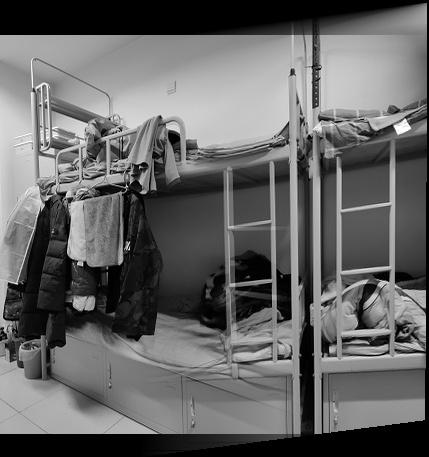
#> input picture 作业二/0102.jpg, 429 x 457 px
$ python key_dete.py
#> lines starting #> are read from the running program, lines starting #| are printed output that depends on the picture
#> further down, img1 is the input picture: shape (457, 429); min 0, max 255, mean 101.3
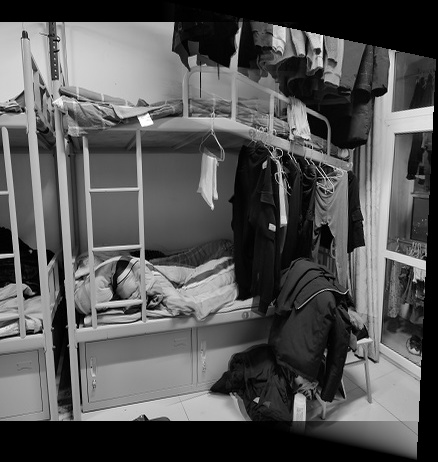
#> input picture 作业二/0304.jpg, 438 x 462 px
#> further down, img2 is the input picture: shape (462, 438); min 0, max 255, mean 85.6
### 作业二/Filtering.py
import numpy as np

import math

# axis 0,1,2,3垂直，水平，主队角，副对角
class Filter_sp():
    def __init__(self,img,size=(3,3),str=1,padding='same',w=1,axis=0) -> None:
#> called with size = (5, 5), str = 1, padding = 'same', w = 1.03, axis = 0
        self.img=img
        # self.H=img.shape[0]
        # self.W=img.shape[1]
        self.kernal_shape=size
        self.padding=padding
        self.str=str
        self.high_w=w
        self.axis=axis
        if self.padding=='same':
            self.tr_shape=np.array(self.img.shape)
#> self.tr_shape = [457, 429]
        else:
            trx=(self.img.shape[0]-self.kernal_shape[0])//str+1
            trY=(self.img.shape[1]-self.kernal_shape[1])//str+1
            self.tr_shape=np.array([trx,trY])
        self.filte_img=np.zeros((self.tr_shape))
    def padimg (self):
        H,W=self.img.shape[0:2]
#> H = 457; W = 429
        tmp_x=self.str*H-H+self.kernal_shape[0]-self.str
#> tmp_x = 4
        tmp_y=self.str*W-W+self.kernal_shape[1]-self.str
#> tmp_y = 4
        pad_x,pad_y=[tmp_x//2]*2,[tmp_y//2]*2
#> pad_x = [2, 2]; pad_y = [2, 2]
        if tmp_x % 2 != 0:
            pad_x[-1]+=1
        if tmp_y % 2 != 0:
            pad_y[-1]+=1
        # print(self.img.shape)
        self.img=np.pad(self.img,(pad_x,pad_y))
        # print(self.img.shape)
        # cv.imshow('nw',self.img)
    def img2mat(self):
        img2=np.zeros((self.kernal_shape[0]*self.kernal_shape[1],self.tr_shape[0]*self.tr_shape[1]))
        # print('img2',img2.shape)
        count=0
        for x in range(0,self.tr_shape[0]):
            for y in range(0,self.tr_shape[1]):
                cur_img=self.img[x*self.str:x*self.str+self.kernal_shape[0],y*self.str:y*self.str+self.kernal_shape[1]].reshape(-1)
                img2[:,count]=cur_img
                count+=1
#> after the loop, count = 196053
        return img2
    # [26 lines left out: functions max_filter, min_filter, mid_filter, not called in this run]
    def aver_filter (self):
        if self.padding=='same':
            self.padimg()
        img2=self.img2mat()
        filter=np.ones(self.kernal_shape)/(self.kernal_shape[0]*self.kernal_shape[1])
        # print(filter)
        filter=filter.reshape(1,self.kernal_shape[0]*self.kernal_shape[1])
        self.filte_img=np.matmul(filter,img2).reshape(self.tr_shape)
        return self.filte_img
    def high_pass(self):
        if self.kernal_shape[0]==3:
            h=np.array([
                [-1,-1,-1],
                [-1,8,-1],
                [-1,-1,-1]
            ])

            h=h.astype(np.float64)
            h[1][1]=9*self.high_w-1
            return h/9
        h=np.array([
                [1,1,1],
                [1,8,1],
                [1,1,1]
        ])
        h=h.astype(np.float64)
        h[1][1]=9*self.high_w-1
        s=(self.kernal_shape[0]-1)//2
        for i in range(2,s+1):
            if i==s:
                h=np.pad(h,((1,1),(1,1)),constant_values = (-1,-1))
            else:
                # print('f')
                h=np.pad(h,((1,1),(1,1)),constant_values = (1/i,1/i))
        return h/(h.shape[0]*h.shape[1])
    def high_filter(self):
        if self.padding=='same':
            self.padimg()
        img2=self.img2mat()
        filter=self.high_pass()
        filter=filter.reshape(1,-1)
        # filter=filter*-1
        self.filte_img=np.matmul(filter,img2).reshape(self.tr_shape)
        self.filte_img=(self.filte_img+abs(self.filte_img))/2
        # print(self.filte_img)
        # print(self.filte_img.dtype)
        return self.filte_img
    # [92 lines left out: functions prewitt, sobel, laplace, garxy, garx2, gary2, not called in this run]
    def garx1(self):
        filter=np.array([[-1,0,1]]).T
        # print('filter',filter.shape)
        if self.padding=='same':
            self.padimg()
        img2=self.img2mat()
        filter=filter.reshape(1,-1)
        # filter=filter*-1
        self.filte_img=np.matmul(filter,img2).reshape(self.tr_shape)
        self.filte_img=abs(self.filte_img)
        # print(self.filte_img)
        # print(self.filte_img.dtype)
        return self.filte_img
    def gary1(self):
        filter=np.array([[-1,0,1]])
        # print('filter',filter.shape)
        if self.padding=='same':
            self.padimg()
        img2=self.img2mat()
        filter=filter.reshape(1,-1)
        # filter=filter*-1
        self.filte_img=np.matmul(filter,img2).reshape(self.tr_shape)
        self.filte_img=abs(self.filte_img)
        # print(self.filte_img)
        # print(self.filte_img.dtype)
        return self.filte_img
    # [22 lines left out: functions gausskernal, gauss_filter, not called in this run]
class Filter_w():
    # [46 lines left out: functions __init__, my_fft, my_ifft, ideal_low_filter, ideal_high_filter, Butterworth_low_filter and 1 more, not called in this run]


### 作业二/haaris.py
import cv2 as cv
from numpy.core.fromnumeric import size
from Filtering import Filter_sp
import matplotlib.pyplot as plt
import numpy as np
from skimage.feature import corner_peaks
def harris (img,wsize=(5,5),window_type=0,threshold=0.01,k=0.04):
    img_nwe=np.copy(img)
    # w=1.03  1效果还可以
    filter1=Filter_sp(img_nwe,size=(5,5),w=1.03)

    # img_nwe=filter1.gauss_filter(sigma=0.08)
    img_nwe=filter1.high_filter()
    filter2=Filter_sp(img_nwe,(3,1))
    filter3=Filter_sp(img_nwe,(1,3))
    Ix=filter2.garx1()
    Iy=filter3.gary1()
    # print(Ix)

    Ix2=Ix*Ix
    # print(Ix2)
    Iy2=Iy*Iy
    Ixy=Ix*Iy
    # M=np.array([[Ix2,Ixy],[Ixy,Iy2]])
    if window_type==0:
        Ix2=Filter_sp(Ix2,size=wsize).aver_filter()*25
        Iy2=Filter_sp(Iy2,size=wsize).aver_filter()*25
        Ixy=Filter_sp(Ixy,size=wsize).aver_filter()*25
    else:
        Ix2=Filter_sp(Ix2,size=wsize).gauss_filter(0.8)
        Iy2=Filter_sp(Iy2,size=wsize).gauss_filter(0.8)
        Ixy=Filter_sp(Ixy,size=wsize).gauss_filter(0.8)
    harris_des=np.zeros(img.shape)
    # print(Ix2)

    for i in range(20,img.shape[0]-20):
        for j in range(20,img.shape[1]-20):
            m=np.array([[Ix2[i][j],Ixy[i][j]],[Ixy[i][j],Iy2[i][j]]])
            tmp=np.linalg.det(m)-k*(np.trace(m))**2
            harris_des[i][j]=tmp
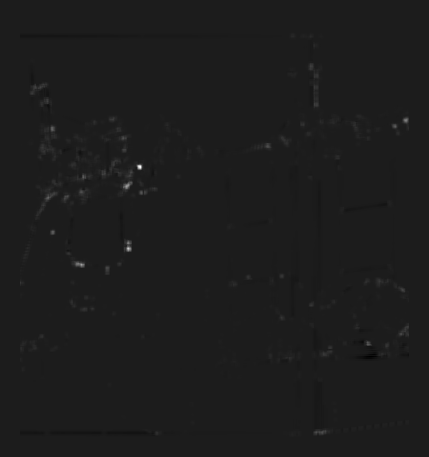
#> harris_des: shape (457, 429) float64; min -62306579.6, max 498016244, mean 881528; drawn with min black and max white
    ha=corner_peaks(harris_des,threshold_rel=threshold)
#> ha = 555 pairs, first value 36 to 434, second value 20 to 408
    return ha

### 作业二/hog.py
from skimage.util import view_as_blocks
import numpy as np
from Filtering import Filter_sp as filter
def hog_des (img,cell=(8,8)):
    if img.shape[0]%cell[0]!=0 or img.shape[1]%cell[1]!=0:
        print('尺寸不匹配！')
        return '0'
    n_bins=9
    degree_=20
    gx=filter(img,(3,1)).garx1()
    gy=filter(img,(1,3)).gary1()
    gralen=np.sqrt(gx**2+gy**2)
    gradegree=(np.arctan2(gy,gx)*180/np.pi)%180
    gralen_cell=view_as_blocks(gralen,block_shape=cell)
    gradegree_cell=view_as_blocks(gradegree,block_shape=cell)
    H_after_cell=gradegree_cell.shape[0]
    W_after_cell=gradegree_cell.shape[1]
    # [5 lines of commented-out code are left out]
    bin_set=np.zeros((H_after_cell,W_after_cell,n_bins))
    for i in range(0,H_after_cell):
        for j in range(0,W_after_cell):
            tmp_glen_cell=gralen_cell[i,j,:,:]
            tmp_gdeg_cell=gradegree_cell[i,j,:,:]
            for i_ in range(0,cell[0]):
                for j_ in range(0,cell[1]):
                    sele_bin1=int((tmp_gdeg_cell[i_][j_]//degree_)%n_bins)
                    sele_bin2=int((tmp_gdeg_cell[i_][j_]//degree_+1)%n_bins)
                    dis=tmp_gdeg_cell[i_][j_]%degree_
                    # print(sele_bin1)
                    # print(sele_bin2)
                    # print(dis)
                    bin_set[i,j,sele_bin1]+=(1-dis/degree_)*tmp_glen_cell[i_][j_]
                    bin_set[i][j][sele_bin2]+=(dis/degree_)*tmp_glen_cell[i_][j_]

    hog_list=[]
    for i in range(0,H_after_cell-1):
        for j in range(0,W_after_cell-1):
            hogstd=bin_set[i:i+2,j:j+2]
            hogstd=hogstd/np.sqrt(np.sum(hogstd**2))
            hog_list.append(hogstd)
            # [5 lines of commented-out code are left out]

    return np.array(hog_list).flatten()

### 作业二/key_dete.py
from scipy.spatial.distance import cdist
import matplotlib.pyplot as plt
from scipy.ndimage import affine_transform
import haaris
import hog
import numpy as np
import cv2 as cv
import time
def key_des(img,key,desc_func,patch_size=16):
    keypoint_desc = []
    for i,point in enumerate(key):
        x,y = point
        patch = img[x-patch_size//2:x+int(np.ceil(patch_size/2)),y-patch_size//2:y+int(np.ceil(patch_size/2))]
        # print(patch.shape)
        description = desc_func(patch)
        # if description=='0':
        #     print(x,y)
        #     print(patch.shape)
        keypoint_desc.append(description)
    return np.array(keypoint_desc)

def description_matches(desc1,desc2,threshold=0.5):
    distance_array = cdist(desc1,desc2)
    matches = []
    i=0
    for each_distance_list in distance_array:
        arg_list = np.argsort(each_distance_list)
        index1 = arg_list[0]
        index2 = arg_list[1]
        if each_distance_list[index1] / each_distance_list[index2] <= threshold:
            matches.append([i,index1])
        i+=1
    return np.array(matches)
def plot_matches(ax,image1,image2,keypoint1,keypoint2,matches):
    H1,W1 = image1.shape
    H2,W2 = image2.shape
    if H1>H2:
        new_image2 = np.zeros((H1,W2))
        new_image2[:H2,:] = image2
        image2 = new_image2
    if H1<H2:
        new_image1 = np.zeros((H2,W1))
        new_image1[:H1,:]=image1
        image1 = new_image1
    image = np.concatenate((image1,image2),axis=1)
    ax.scatter(keypoint1[:,1],keypoint1[:,0],facecolors='none',edgecolors='k')
    ax.scatter(keypoint2[:,1]+image1.shape[1],keypoint2[:,0],facecolors='none',edgecolors='k')
    ax.imshow(image,interpolation='nearest',cmap='gray')
    for one_match in matches:
        index1 = one_match[0]
        index2 = one_match[1]
        color = np.random.rand(3)
        ax.plot((keypoint1[index1,1],keypoint2[index2,1] + image1.shape[1]),
                (keypoint1[index1,0],keypoint2[index2,0]),'-',color=color)
def ransac(keypoint1,keypoint2,matches,n_iters=200,threshold=20):
    N=matches.shape[0]
    # 横向合并，类似于ax+b=0变换为ax=0给系数矩阵加一列1变为增广矩阵
    match_keypoints1 = np.hstack((keypoint1[matches[:,0]],np.ones((N,1))))
    match_keypoints2 = np.hstack((keypoint2[matches[:,1]],np.ones((N,1))))
    n_samples=int(N*0.2)
    n_max = 0
    H=np.zeros((3,3))
    robust_matches=matches
    for i in range(n_iters):
        # 生成0-100的20个下标，不重复
        random_index = np.random.choice(N,n_samples,replace=False)
        p1_choice = match_keypoints1[random_index]
        p2_choice = match_keypoints2[random_index]
        # [4 lines of commented-out code are left out]
        '''
          [[a,b,c],[d,e,f],[0,0,1]].T
        '''
        H_choice = np.linalg.pinv(p2_choice) @ p1_choice
        # print(H_choice)
        H_choice[:,2] = np.array([0,0,1])
        # print(H_choice)
        # print('shape:')
        # print('H_choice:',H_choice.shape)
        p1_test = match_keypoints2 @ H_choice
        diff = np.sum((match_keypoints1[:,:2]-p1_test[:,:2])**2,axis=1)
        # print('diff:')
        # print(diff.shape)
        index=np.where(diff<=threshold)[0]
        # print('where:')
        # print(np.where(diff<=threshold))
        n_index = index.shape[0]
        if n_index>n_max:
            H=H_choice
            robust_matches=matches[index]
            n_max=n_index
    return H,robust_matches
# 大体上根据参考矩阵和放射变换，将其他图像转换到参考图像
def get_output_space(image_ref,images,transforms):
    H_ref , W_ref = image_ref.shape
    corner_ref = np.array([[0,0,1],[H_ref,0,1],[0,W_ref,1],[H_ref,W_ref,1]])

    # print('shape')
    # print(corner_ref)
    all_corners=[corner_ref]
    if len(images) != len(transforms):
        print('The size of images and transforms does\'t match')
    for i in range(len(images)):
        H,W = images[i].shape
        corner = np.array([[0,0,1],[H,0,1],[0,W,1],[H,W,1]]) @ transforms[i]
        all_corners.append(corner)
    all_corners = np.vstack(all_corners)
    # print(all_corners.shape)
    max_corner = np.max(all_corners,axis=0)
    # print(max_corner)
    min_corner = np.min(all_corners,axis=0)
    # print(min_corner)
    out_space = np.ceil((max_corner - min_corner)[:2]).astype(int)
    # print(out_space)
    offset = min_corner[:2]
    # print(offset)
    return out_space,offset


def warp_image(image, H, output_shape, offset):
     H_invT = np.linalg.inv(H.T)
     matrix = H_invT[:2,:2]
     o = offset+H_invT[:2,2]
     image_warped = affine_transform(image,matrix,o,output_shape,cval=-1)
     return image_warped
def linear_blend(image1_warped,image2_warped):
    merged = image1_warped + image2_warped
    H , W = image1_warped.shape
    image1_mask = (image1_warped!=0)
    image2_mask = (image2_warped!=0)
    left_margin = np.argmax(image2_mask,axis=1)
    right_margin = W - np.argmax(np.fliplr(image1_mask),axis=1)
    for i in range(H):
        k = right_margin[i] - left_margin[i]
        for j in range(k):
            alpha = j / (k - 1)
            # alpha=0.5
            merged[i,left_margin[i]+j] = (1-alpha) * image1_warped[i,left_margin[i]+j]+\
            alpha * image2_warped[i,left_margin[i]+j]
    return merged
img1=cv.imread('0102.jpg',0)
img2=cv.imread('0304.jpg',0)
s=time.perf_counter()
plt.subplot(121)
plt.imshow(img1,cmap='gray')
# plt.scatter(img1key1[:,1],img1key1[:,0],marker='o')
plt.subplot(122)
plt.imshow(img2,cmap='gray')
# plt.scatter(img2key2[:,1],img2key2[:,0],marker='o')
plt.show()
img1key1=haaris.harris(img1)
#> img1key1 has the same summary as ha in harris
img2key2=haaris.harris(img2)
#> call 2 of harris, with wsize = (5, 5), window_type = 0, threshold = 0.01, k = 0.04
#> in padimg (call 9), `self.img=np.pad(self.img,(pad_x,pad_y))`:
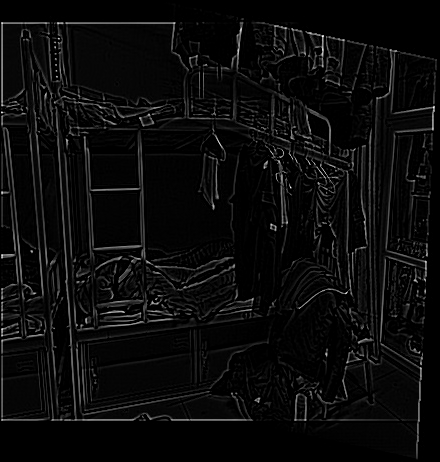
#> self.img: shape (462, 440) float64; min 0, max 79.88, mean 3.5; drawn with min black and max white
#> in harris (call 2), `Iy2=Iy*Iy`:
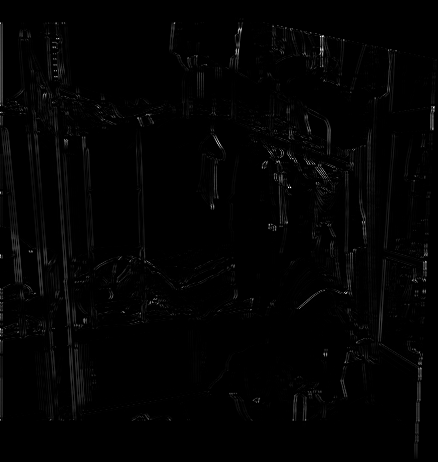
#> Iy2: shape (462, 438) float64; min 0, max 5991.8, mean 70.4; drawn with min black and max white
#> in padimg (call 11), `self.img=np.pad(self.img,(pad_x,pad_y))`:
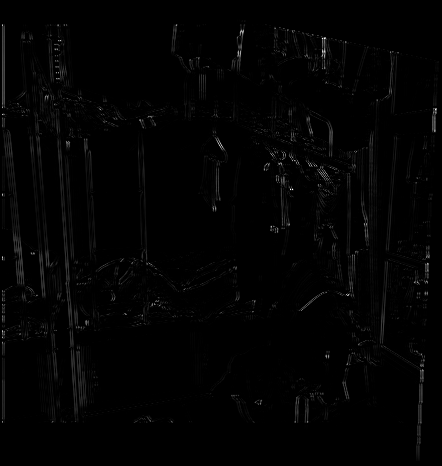
#> self.img: shape (466, 442) float64; min 0, max 5991.8, mean 69.2; drawn with min black and max white
#> in aver_filter (call 6), `self.filte_img=np.matmul(filter,img2).reshape(self.tr_shape)`:
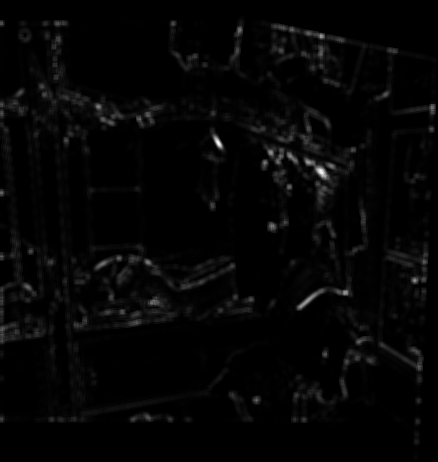
#> self.filte_img: shape (462, 438) float64; min 0, max 1300.7, mean 27.7; drawn with min black and max white
#> in harris (call 2), `ha=corner_peaks(harris_des,threshold_rel=threshold)`: ha = 522 pairs, first value 23 to 440, second value 20 to 417
#> img2key2 has the same summary as ha in harris
# print(img1key1.shape)
# print(img2key2.shape)
plt.subplot(121)
plt.imshow(img1,cmap='gray')
plt.scatter(img1key1[:,1],img1key1[:,0],marker='o')
plt.subplot(122)
plt.imshow(img2,cmap='gray')
plt.scatter(img2key2[:,1],img2key2[:,0],marker='o')
plt.show()
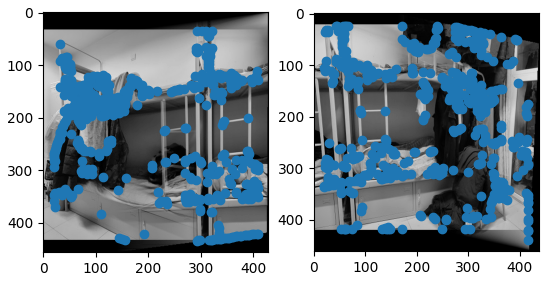
#> figure drawn by matplotlib, 2 panels
des2=key_des(img2,img2key2,hog.hog_des)
#> the loop in key_des, `for i,point in enumerate(key):` made 522 passes
#> point on passes 20 to 22: [23, 57], [115, 148], [354, 325]
des1=key_des(img1,img1key1,hog.hog_des)
#> the loop in key_des (call 2), `for i,point in enumerate(key):` made 555 passes
#> point on passes 1 to 3: [166, 140], [248, 128], [264, 81]

# print('df')
# print(des1.shape)
# print(des2.shape)
hog_m=description_matches(des1,des2,threshold=0.7)
H,hog_m=ransac(img1key1,img2key2,hog_m)

e=time.perf_counter()
print(e-s)
fig,ax = plt.subplots(1,1)
ax.axis('off')
plot_matches(ax,img1,img2,img1key1,img2key2,hog_m)
#> the loop in plot_matches, `for one_match in matches:` made 23 passes
#> one_match on passes 1 to 12: [13, 14], [54, 94], [79, 66], [120, 87], [123, 47], [142, 167], [198, 132], [261, 250], [267, 375], [279, 178], [359, 312], [372, 285]

plt.show()
output_shape, offset = get_output_space(img1, [img2], [H])
#> the loop in get_output_space, `for i in range(len(images)):` made 1 pass

image1_warped = warp_image(img1,np.eye(3),output_shape,offset)
image1_mask = (image1_warped != -1)
image1_warped[~image1_mask]=0

image2_warped = warp_image(img2,H,output_shape,offset)
image2_mask = (image2_warped != -1)
image2_warped[~image2_mask]=0

plt.figure()
plt.subplot(121)
plt.imshow(image1_warped,cmap='gray')
plt.subplot(122)
plt.imshow(image2_warped,cmap='gray')
plt.show()

merged = image1_warped + image2_warped

overlap = np.maximum(image1_mask*1+image2_mask,1)
merged = merged / overlap

plt.figure()
plt.imshow(merged,cmap='gray')
plt.show()

merged = linear_blend(image1_warped,image2_warped)
plt.figure()
plt.imshow(merged,cmap='gray')
# plt.savefig('0304.jpg')
cv.imwrite('1234.jpg',merged)
plt.show()
